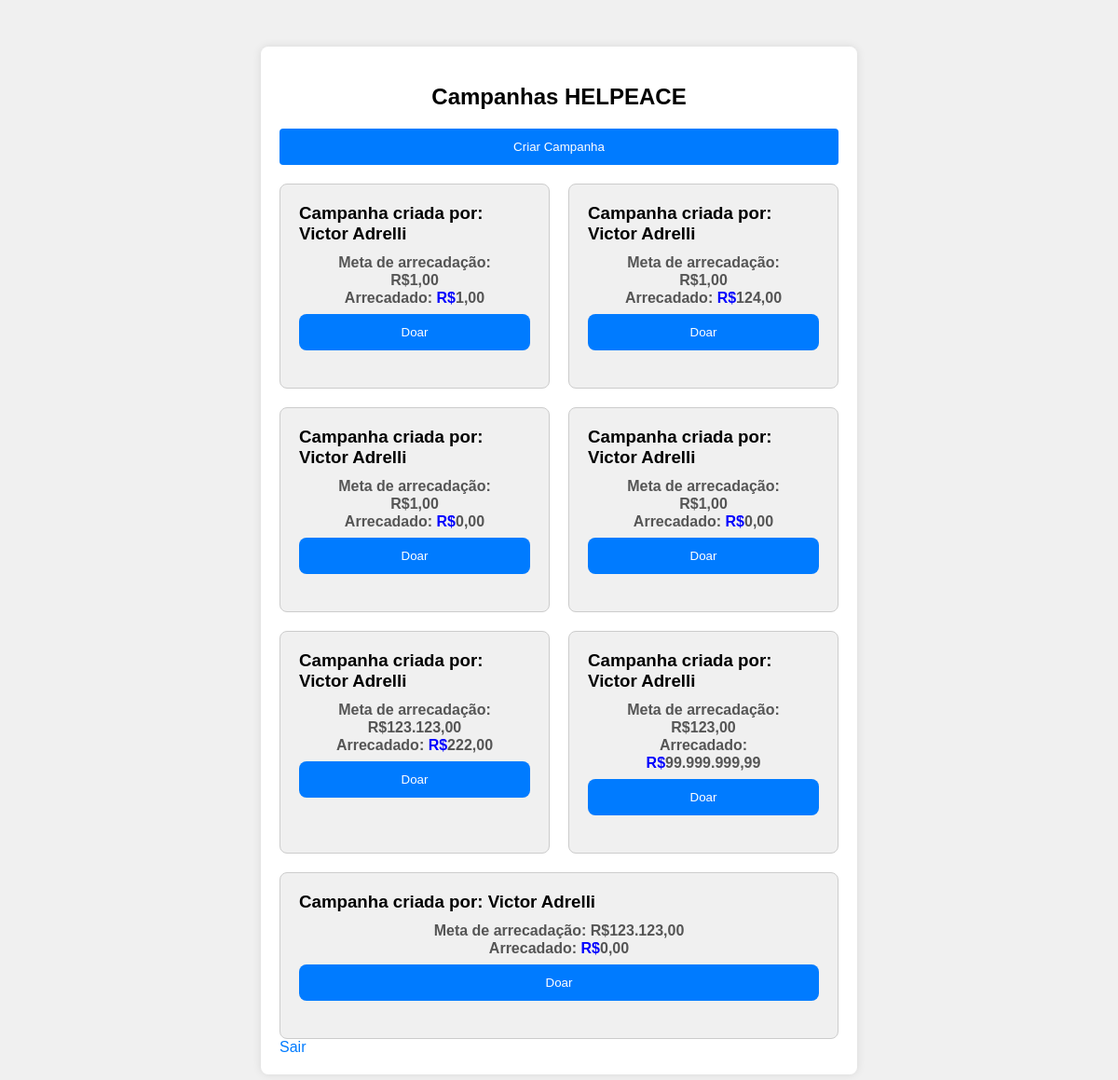
Screenshot of /php/campaign.php (signed in) with the database file from the repository.
### tables this page shows
CREATE TABLE `campanhas` (
  `id` int(11) NOT NULL,
  `titulo` varchar(255) DEFAULT NULL,
  `descricao` text DEFAULT NULL,
  `meta` decimal(10,2) DEFAULT NULL,
  `arrecadado` decimal(10,2) DEFAULT NULL,
  `usuario_id` int(11) NOT NULL
);

CREATE TABLE `usuarios` (
  `id` int(11) NOT NULL,
  `nome` varchar(100) DEFAULT NULL,
  `email` varchar(100) DEFAULT NULL,
  `senha` varchar(255) DEFAULT NULL
);

### php/campaign.php (the view, shortened to what this page needs)
<?php
require_once "db_connection.php";
$stmt = $conn->prepare("SELECT campanhas.*, usuarios.nome AS nome_usuario FROM campanhas INNER JOIN usuarios ON campanhas.usuario_id = usuarios.id");
$stmt->execute();
$campanhas = $stmt->fetchAll(PDO::FETCH_ASSOC);
?>
<!DOCTYPE html>
<html lang="pt-br">
<head>
    <link rel="stylesheet" href="/assets/style.css">
</head>
<body>
    <div class="container">
       <center><h2>Campanhas HELPEACE</h2></center>
        <button onclick="location.href='create_campaign.php';">Criar Campanha</button>
        <div class="campanhas">
            <?php foreach ($campanhas as $campanha): ?>
                <div class="campanha">
                    <h3>Campanha criada por: <?php echo $campanha['nome_usuario']; ?></h3>
                    <p class="meta-arrecadacao">Meta de arrecadação: R$<?php echo number_format($campanha['meta'], 2, ',', '.'); ?></p>
                    <p id="arrecadado">Arrecadado: <strong>R$</strong><?php echo number_format($campanha['arrecadado'], 2, ',', '.'); ?></p>
                    <form action="doar.php?campanha_id=<?php echo $campanha['id']; ?>" method="POST">
                        <button type="submit" class="doar-button">Doar</button>
                    </form>
                </div>
            <?php endforeach; ?>
        </div>
        <a href="logout.php">Sair</a>
    </div>
</body>
</html>

### assets/style.css (style rules this page uses)
body { font-family: Arial, sans-serif; background-color: #f0f0f0; margin: 0; padding: 0; align-items: center; }
.container { max-width: 600px; margin: 50px auto; padding: 20px; background-color: #fff; border-radius: 8px; box-shadow: 0 0 10px rgba(0, 0, 0, 0.1); }
h1, p { text-align: center; }
input[type="text"], input[type="email"], input[type="password"], textarea, button { display: block; width: 100%; margin-bottom: 20px; padding: 10px; border: 1px solid #ccc; border-radius: 4px; box-sizing: border-box; }
button { background-color: #007bff; color: #fff; border: none; border-radius: 4px; padding: 12px 20px; cursor: pointer; }
a { color: #007bff; text-decoration: none; }
p { font-size: 14px; font-weight: 300; line-height: 19px; margin: 0; padding: 0 30px; }

### php/campaign.php (style rules this page uses)
.campanhas { display: flex; flex-wrap: wrap; gap: 20px; }
.campanha { flex: 1 1 calc(33.33% - 20px); background-color: #f0f0f0; border: 1px solid #ccc; border-radius: 8px; padding: 20px; box-sizing: border-box; }
.campanha h3 { margin-top: 0; margin-bottom: 10px; }
.campanha p { margin: 0; }
.doar-button { width: 100%; background-color: #007bff; color: #fff; border: none; border-radius: 8px; cursor: pointer; }
.meta-arrecadacao { font-size: 16px; font-weight: bold; color: #555; margin-bottom: 8px; }
#arrecadado { font-size: 16px; font-weight: bold; color: #555; margin-bottom: 8px; }
strong { color: blue; }

### rows the page displays
campanhas: usuario.nome "Victor Adrelli", meta "1,00", arrecadado "1,00"
campanhas: usuario.nome "Victor Adrelli", meta "1,00", arrecadado "124,00"
campanhas: usuario.nome "Victor Adrelli", meta "1,00", arrecadado "0,00"
campanhas: usuario.nome "Victor Adrelli", meta "1,00", arrecadado "0,00"
campanhas: usuario.nome "Victor Adrelli", meta "123.123,00", arrecadado "222,00"
campanhas: usuario.nome "Victor Adrelli", meta "123,00", arrecadado "99.999.999,99"
campanhas: usuario.nome "Victor Adrelli", meta "123.123,00", arrecadado "0,00"
